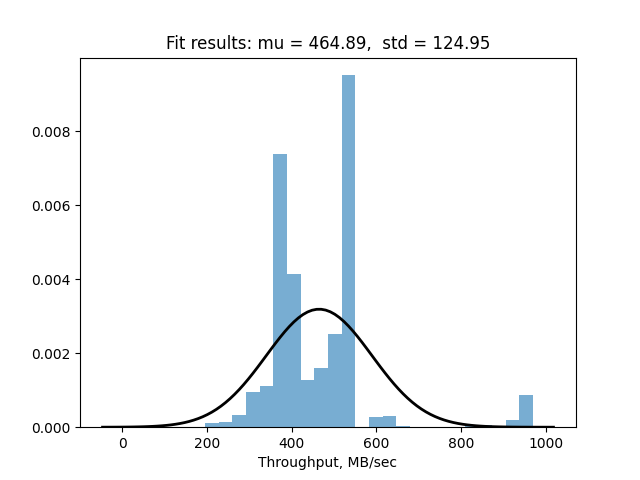

Generate this figure with Python:
#!/usr/bin/python3
import re
import numpy as np
from scipy.stats import norm
import matplotlib.pyplot as plt

data = []
with open("throughput.log") as fh:
    for line in fh:
        # [INTERNODE] 16 -> 8 time = 0.018645 sec (858.133609 MB/sec)
        value = re.search(r".*\((?P<VALUE>.*)\sMB\/sec\).*", line)
        if value :
            data.append(float(value.group(1)))

# Fit a normal distribution to the data:
mu, std = norm.fit(data)

# Plot the histogram.
plt.hist(data, bins=30, density=True, alpha=0.6)

# Plot the PDF.
xmin, xmax = plt.xlim()
x = np.linspace(xmin, xmax, 100)
p = norm.pdf(x, mu, std)
plt.plot(x, p, 'k', linewidth=2)
title = "Fit results: mu = %.2f,  std = %.2f" % (mu, std)
plt.title(title)
plt.xlabel('Throughput, MB/sec')

plt.savefig('throughput.png')
